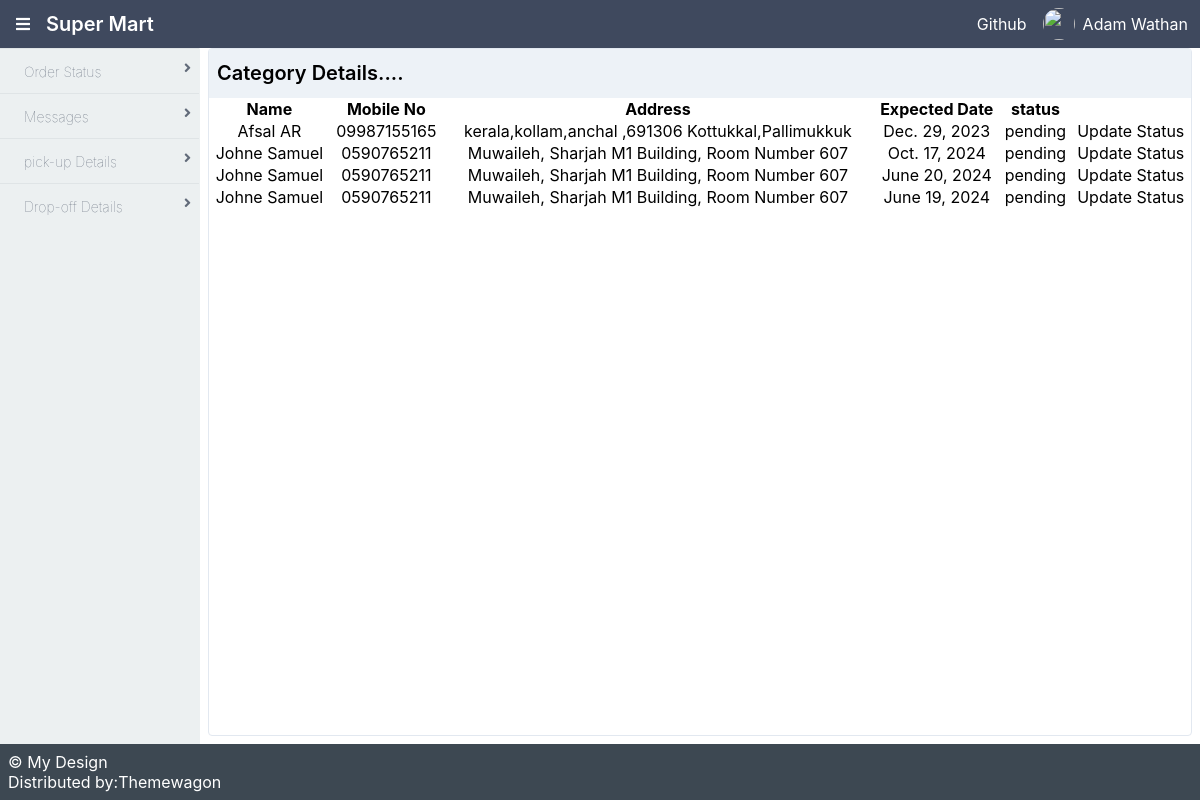
The page /backend/status/ on the database its author committed.
### logic/models.py (models this page shows)
class receiverdb(models.Model):
    email = models.CharField(max_length=100, null=True, blank=True)
    re_f_name = models.CharField(max_length=100, null=True, blank=True)
    re_mobile = models.CharField(max_length=100, null=True, blank=True)
    re_address = models.CharField(max_length=100, null=True,blank=True)
    re_date = models.DateField(null=True, default='', blank=True)
    re_status = models.CharField(max_length=100, null=True, blank=True)

### backend/views.py (the view)
# urls.py: path('status/', views.status, name='status'),
def status(request):
    data = receiverdb.objects.all()
    return render(request,'status.html',{'data': data})

### backend/templates/status.html (shortened to what this page needs)
<!DOCTYPE html>
{% extends 'bindex.html' %}
{% block content %}
<html lang="en">
<head>
</head>
<body>
<div class="flex flex-1  flex-col md:flex-row lg:flex-row mx-2">
    <div class="mb-2 border-solid border-gray-300 rounded border shadow-sm w-full">
        <div class="bg-gray-200 px-2 py-3 border-solid border-gray-200 border-b">
            <h1>Category Details....</h1>
        </div>
        <table style="width:100%;text-align: center">
            <tr>
                <th>Name</th>
                <th>Mobile No</th>
                <th>Address</th>
                <th>Expected Date</th>
                <th>status</th>
            </tr>
            {% for i in data %}
            <tr>
                <td>{{i.re_f_name}}</td>
                <td>{{i.re_mobile}}</td>
                <td>{{i.re_address}}</td>
                <td>{{i.re_date}}</td>
                <td>{{i.re_status}}</td>
                <td>
                    <form action="{% url 'statusEdit' dataid=i.id %}">
                        <button>Update Status</button>
                    </form>
                </td>
            </tr>
            {% endfor %}
        </table>
    </div>
</div>
</body>
</html>
{% endblock %}

### rows shown on the page
receiverdb: re_f_name "Afsal AR", re_mobile "09987155165", re_address "kerala,kollam,anchal ,691306 Kottukkal,Pallimukkuk", re_date "Dec. 29, 2023", re_status "pending"
receiverdb: re_f_name "Johne Samuel", re_mobile "0590765211", re_address "Muwaileh, Sharjah M1 Building, Room Number 607", re_date "Oct. 17, 2024", re_status "pending"
receiverdb: re_f_name "Johne Samuel", re_mobile "0590765211", re_address "Muwaileh, Sharjah M1 Building, Room Number 607", re_date "June 20, 2024", re_status "pending"
receiverdb: re_f_name "Johne Samuel", re_mobile "0590765211", re_address "Muwaileh, Sharjah M1 Building, Room Number 607", re_date "June 19, 2024", re_status "pending"
